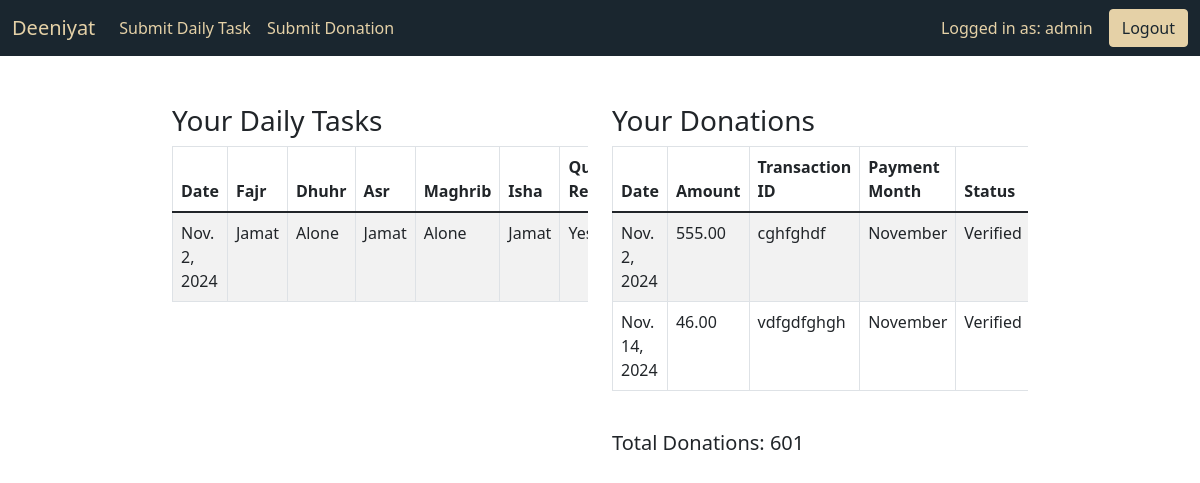
Page / (signed in) on the earlier database version.
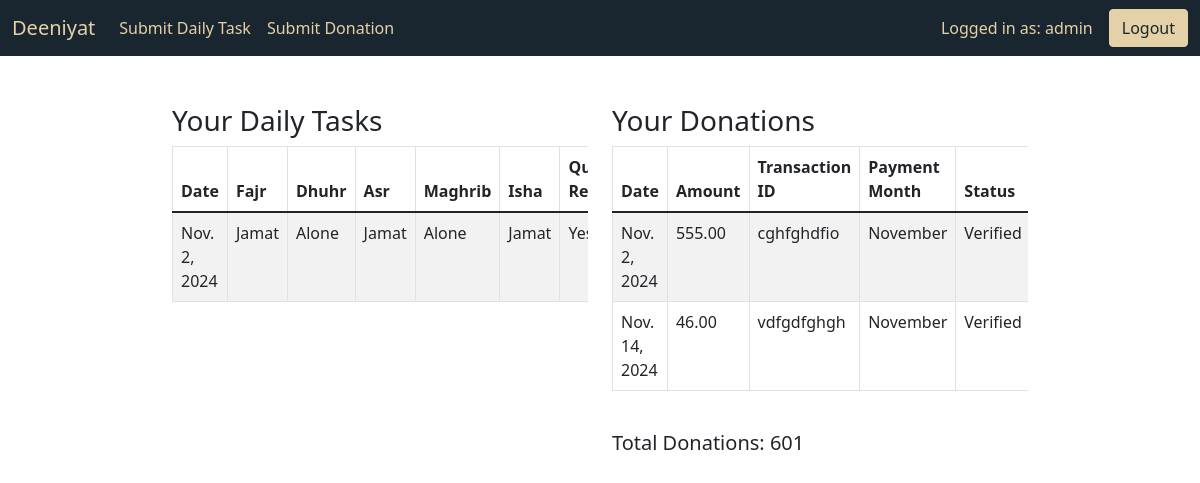
Same page on the later database version.
### core/models.py (models this page shows, shortened)
class Donation(models.Model):
    MONTH_CHOICES = [
        ('01', 'January'),
        ('02', 'February'),
        ('03', 'March'),
        ('04', 'April'),
        ('05', 'May'),
        ('06', 'June'),
        ('07', 'July'),
        ('08', 'August'),
        ('09', 'September'),
        ('10', 'October'),
        ('11', 'November'),
        ('12', 'December'),
    ]
    PAYMENT_METHOD_CHOICES = [
        ('Cash', 'Cash'),
        ('Bkash', 'Bkash'),
        ('Nagad', 'Nagad'),
        ('Other', 'Other'),
    ]
    user = models.ForeignKey(User, on_delete=models.CASCADE, related_name="donations")
    amount = models.DecimalField(max_digits=10, decimal_places=2)
    transaction_id = models.CharField(max_length=50)
    verified = models.BooleanField(default=False)
    verified_by = models.ForeignKey(User, null=True, blank=True, on_delete=models.SET_NULL, related_name="verified_donations")
    payment_date = models.DateField(default=timezone.now)  # Field for payment date
    payment_month = models.CharField(max_length=2, choices=MONTH_CHOICES)  # Field for payment month selection
    payment_method = models.CharField(max_length=10, choices=PAYMENT_METHOD_CHOICES)  # New field

### core/views.py (the view)
# urls.py: path('', views.dashboard, name='dashboard'),
@login_required
def dashboard(request):
    tasks = DailyTask.objects.filter(user=request.user)
    print(tasks)
    donations = Donation.objects.filter(user=request.user)
    total_donations = donations.aggregate(Sum('amount'))['amount__sum'] or 0
    print(total_donations)
    return render(request, 'dashboard.html', {
        'tasks': tasks,
        'donations': donations,
        'total_donations': total_donations
    })

### core/models.py (called while the page is built)
    def __str__(self):
        return f"{self.user.username} - {self.date}"

### templates/dashboard.html (shortened to what this page needs)
{% extends "base.html" %} {% block content %}
<div class="container-fluid mt-5">
  <div class="row justify-content-center">
    <div class="col-xl-5 col-lg-6 col-md-8 mb-4">
      <h3>Your Daily Tasks</h3>
      <div class="table-responsive">
        <table class="table table-striped table-bordered table-hover">
          <thead class="thead-dark">
            <tr>
              <th>Date</th>
              <th>Fajr</th>
              <th>Dhuhr</th>
              <th>Asr</th>
              <th>Maghrib</th>
              <th>Isha</th>
              <th>Quran Reading</th>
            </tr>
          </thead>
          <tbody>
            {% for task in tasks %}
            <tr>
              <td>{{ task.date }}</td>
              <td>{{ task.fajr_status }}</td>
              <td>{{ task.dhuhr_status }}</td>
              <td>{{ task.asr_status }}</td>
              <td>{{ task.maghrib_status }}</td>
              <td>{{ task.isha_status }}</td>
              <td>{{ task.quran_reading }}</td>
            </tr>
            {% empty %}
            <tr>
              <td colspan="9" class="text-center">No tasks submitted yet.</td>
            </tr>
            {% endfor %}
          </tbody>
        </table>
      </div>
    </div>
    <div class="col-xl-5 col-lg-6 col-md-8 mb-4">
      <h3>Your Donations</h3>
      <div class="table-responsive">
        <table class="table table-striped table-bordered table-hover">
          <thead class="thead-dark">
            <tr>
              <th>Date</th>
              <th>Amount</th>
              <th>Transaction ID</th>
              <th>Payment Month</th>
              <th>Status</th>
            </tr>
          </thead>
          <tbody>
            {% for donation in donations %}
            <tr>
              <td>{{ donation.payment_date }}</td>
              <td>{{ donation.amount }}</td>
              <td>{{ donation.transaction_id }}</td>
              <td>{{ donation.get_payment_month_display }}</td>
              <td>{{ donation.verified|yesno:"Verified,Pending" }}</td>
            </tr>
            {% empty %}
            <tr>
              <td colspan="5" class="text-center">
                No donations submitted yet.
              </td>
            </tr>
            {% endfor %}
          </tbody>
        </table>
      </div>
      <h5 class="mt-4">Total Donations: {{ total_donations }}</h5>
    </div>
  </div>
</div>
{% endblock content %} {% block title %}Dashboard{% endblock title %}

Differences in the rows shown:
changed Donation: transaction_id "cghfghdf" → "cghfghdfio"
